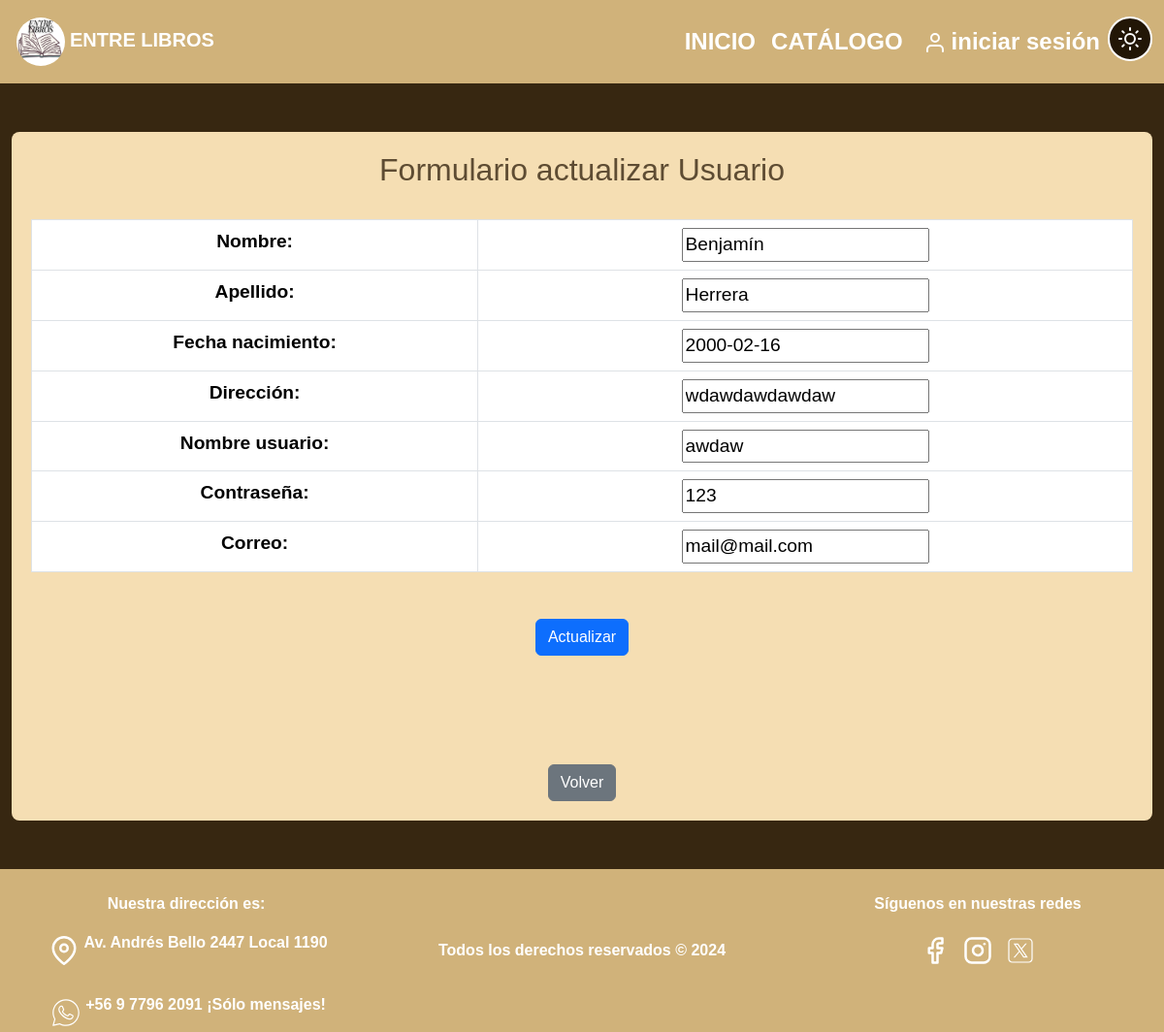
The app's page /entreLibros/usuarios_edit/4, older data.
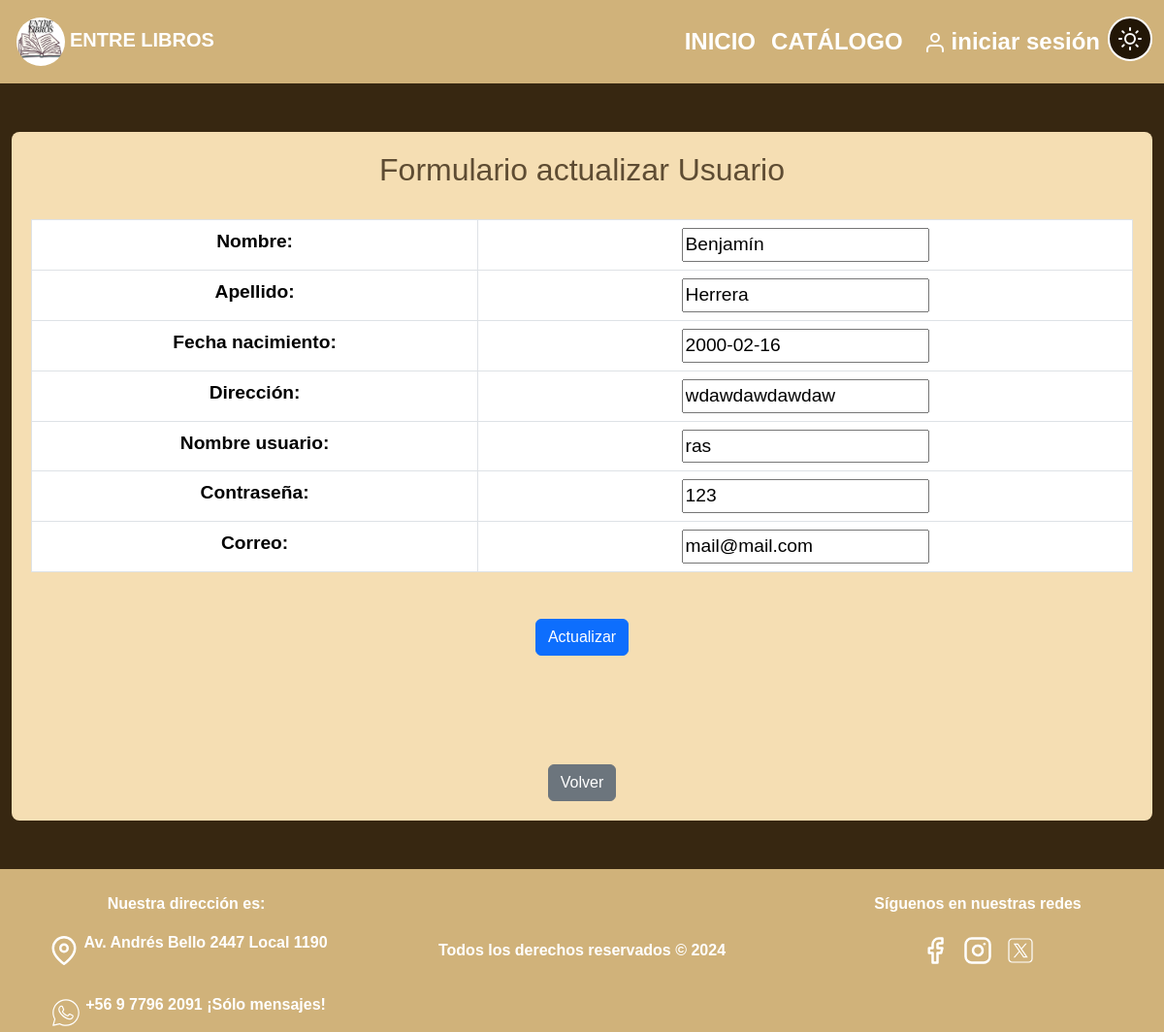
The same page, newer data.
### entreLibros/models.py (models this page shows, shortened)
class Usuario(models.Model):
    id_usuario      = models.AutoField(primary_key=True)
    nombre          = models.CharField(max_length=30)
    apellido        = models.CharField(max_length=30)
    fec_nac         = models.DateField(blank=False, null=False)
    direccion       = models.CharField(max_length=100)
    user_name       = models.CharField(max_length=20)
    correo          = models.EmailField(max_length=100)
    password        = models.CharField(max_length=100)

### entreLibros/views.py (the view)
# urls.py: path('usuarios_edit/<str:pk>',views.usuarios_edit,name='usuarios_edit'),
def usuarios_edit(request,pk):
    try:
        usuario = Usuario.objects.get(id_usuario=pk)
        context = {}
        if usuario:
            print("Edit encontro el usuario...")
            if request.method == "POST":
                print("Edit, es un POST")
                form = UsuarioForm(request.POST, instance=usuario)
                form.save()
                mensaje = "Bien, datos actualizados..."
                print(mensaje)
                context = {'usuario':usuario, 'form':form, 'mensaje':mensaje}
                return render(request, 'entreLibros/usuarios_edit.html', context)
            else:
                print("Edit, NO es un POST")
                form = UsuarioForm(instance=usuario)
                mensaje = ""
                context = {'usuario':usuario, 'form':form, 'mensaje':mensaje}
                return render(request, 'entreLibros/usuarios_edit.html', context)
    except:
        print("Error, id no existe...")
        usuarios = Usuario.objects.all()
        mensaje = "Error, id no existe"
        context = {'mensaje':mensaje, 'usuarios':usuarios}
        return render(request, 'entreLibros/usuarios_list.html', context)

### entreLibros/forms.py
class UsuarioForm(ModelForm):
    class Meta:
        model = Usuario
        fields = ["nombre","apellido","fec_nac","direccion","user_name","password","correo"]
        labels = {'nombre':'Nombre', 'fec_nac':'Fecha nacimiento', 'direccion':'Dirección', 'user_name':'Nombre usuario','password':'Contraseña'}

### entreLibros/templates/entreLibros/usuarios_edit.html (shortened to what the changed rows need)
<!DOCTYPE html>
<html lang="es">
  <head>
    {% load static %}
    <link rel="stylesheet" href="{% static 'CSS/style.css'%}" />
    <link rel="stylesheet" href="{% static 'CSS/styleCrud.css' %}" />
    <link rel="stylesheet" href="{% static 'CSS/styleAdd.css' %}" />
    <link
      href="https://cdn.jsdelivr.net/npm/bootstrap@5.3.3/dist/css/bootstrap.min.css"
      rel="stylesheet"
    />
  </head>
  <body>
    <div class="container-fluid">
      <div class="contenido" id="contenido">
        <div class="text-center">
          {% if usuario %}
          <h2>Formulario actualizar Usuario</h2>
          <br />
          <form action="" method="POST">
            <div class="table-responsive">
              <table class="table table-bordered">
                {{ form.as_table }}
              </table>
            </div>
            <button
              type="submit"
              name="opcion"
              class="btn btn-primary btn-block mt-5"
            >
              Actualizar
            </button>
          </form>
          <br /><br />
          {% endif %}
          <br /><br />
        </div>
      </div>
    </div>
  </body>
</html>

Row changes from the older to the newer data that the page shows:
changed Usuario "Benjamín": user_name "awdaw" → "ras"
